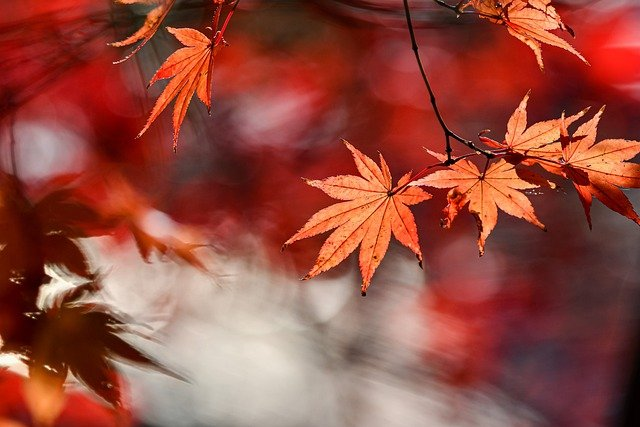
#> input picture basics/08 GUI/Tkinter/autumn.png, 640 x 427 px
$ python resize_img.py
#> lines starting #> are read from the running program, lines starting #| are printed output that depends on the picture
# 'C:\Users\W00lfie\Desktop\zdj'
import os
from PIL import Image
from pathlib import Path
from tkinter import Tk
from tkinter import filedialog

root = Tk()
root.withdraw()

# assign directory where images are
#path_to_directory = r'C:\Users\W00lfie\Desktop\zdj'

path_to_directory = filedialog.askdirectory()
#> the answer given: ../basics/08 GUI/Tkinter

# create a new folder for resize images
name_dir_for_resize_image = 'resized_images'
resize_image_directory_path = os.path.join(path_to_directory, name_dir_for_resize_image)
os.mkdir(resize_image_directory_path)
os.chdir(resize_image_directory_path)

# files(images) in directory
images = Path(path_to_directory).glob('*')

# iterate over files in that directory

for image in images:
    try:
        # get file name
        image_name = os.path.basename(image)

        # rotate, change size of image and overwrite it
        im = Image.open(image)
#> im is the input picture: PIL image 640x427 RGB; mean R, G, B 147.9, 74.7, 62.8
        new_rotate = im.rotate(90, expand=True)
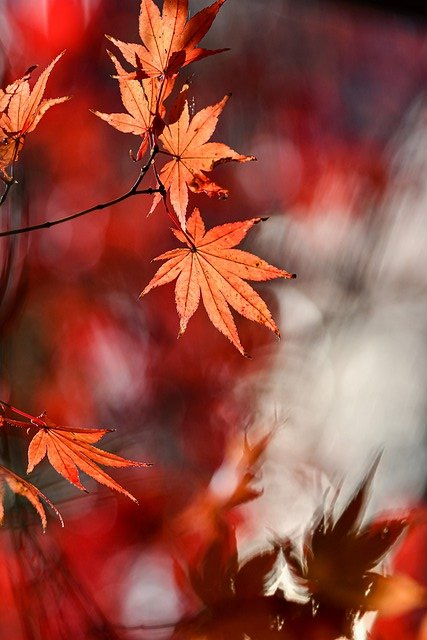
#> new_rotate: PIL image 427x640 RGB; mean R, G, B 147.9, 74.7, 62.8
        new_image = new_rotate.resize((1000,1500))
        new_image.save(image_name)

        print(image_name)
    except:
        pass

print('done')
